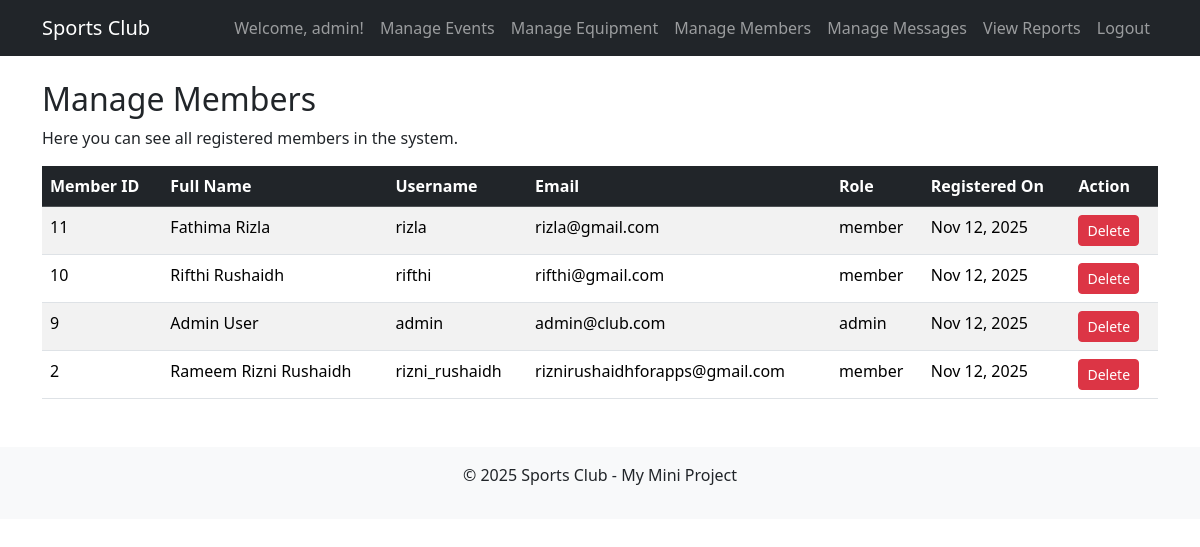
The page /admin_members.php (signed in) on the database its author committed.
### tables this page shows
CREATE TABLE `members` (
  `member_id` int(11) NOT NULL,
  `username` varchar(50) NOT NULL,
  `email` varchar(100) NOT NULL,
  `password_hash` varchar(255) NOT NULL,
  `full_name` varchar(100) NOT NULL,
  `role` enum('member','admin') NOT NULL DEFAULT 'member',
  `registration_date` timestamp NOT NULL DEFAULT current_timestamp()
);

### admin_members.php (the view, shortened to what this page needs)
<?php
include 'header.php';
include 'db_connect.php';
?>
<h2>Manage Members</h2>
<p>Here you can see all registered members in the system.</p>
<table class="table table-striped table-hover">
    <thead class="table-dark">
        <tr>
            <th>Member ID</th>
            <th>Full Name</th>
            <th>Username</th>
            <th>Email</th>
            <th>Role</th>
            <th>Registered On</th>
            <th>Action</th>
        </tr>
    </thead>
    <tbody>
        <?php
        $sql = "SELECT * FROM Members ORDER BY registration_date DESC";
        $result = $conn->query($sql);
        if ($result->num_rows > 0) {
            while($row = $result->fetch_assoc()) {
                echo "<tr>";
                echo "<td>" . $row['member_id'] . "</td>";
                echo "<td>" . htmlspecialchars($row['full_name']) . "</td>";
                echo "<td>" . htmlspecialchars($row['username']) . "</td>";
                echo "<td>" . htmlspecialchars($row['email']) . "</td>";
                echo "<td>" . htmlspecialchars($row['role']) . "</td>";
                echo "<td>" . date('M j, Y', strtotime($row['registration_date'])) . "</td>";
                echo "<td>";
                if ($row['member_id'] != 1) {
                    echo "<a href='admin_members.php?delete=" . $row['member_id'] . "' class='btn btn-sm btn-danger' onclick='return confirm(\"Are you sure?\")'>Delete</a>";
                }
                echo "</td>";
                echo "</tr>";
            }
        } else {
            echo "<tr><td colspan='7' class='text-center'>No members found.</td></tr>";
        }
        ?>
    </tbody>
</table>
<?php
include 'footer.php';
?>

### rows shown on the page
members: member_id "11", full_name "Fathima Rizla", username "rizla", email "rizla@gmail.com", role "member", registration_date "Nov 12, 2025"
members: member_id "10", full_name "Rifthi Rushaidh", username "rifthi", email "rifthi@gmail.com", role "member", registration_date "Nov 12, 2025"
members: member_id "9", full_name "Admin User", username "admin", email "admin@club.com", role "admin", registration_date "Nov 12, 2025"
members: member_id "2", full_name "Rameem Rizni Rushaidh", username "rizni_rushaidh", email "riznirushaidhforapps@gmail.com", role "member", registration_date "Nov 12, 2025"

### other values the page prints
$_SESSION['username'] "admin"
